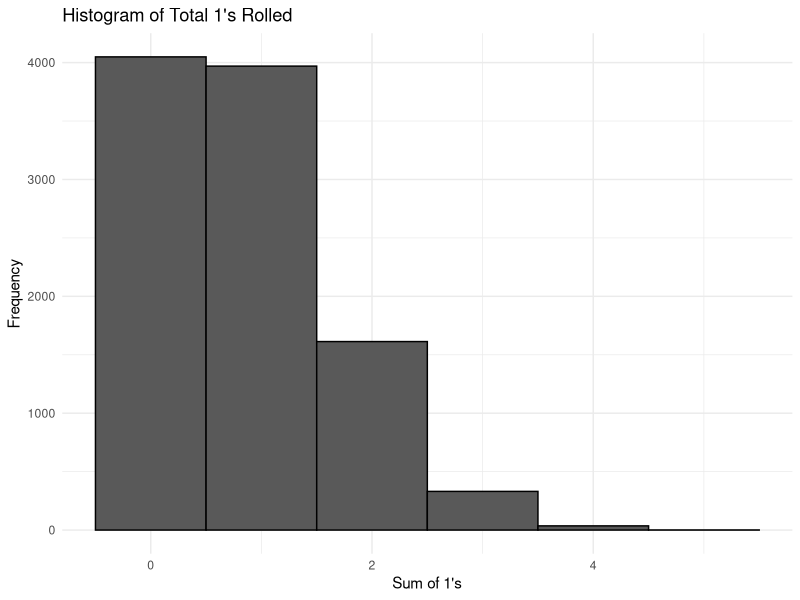
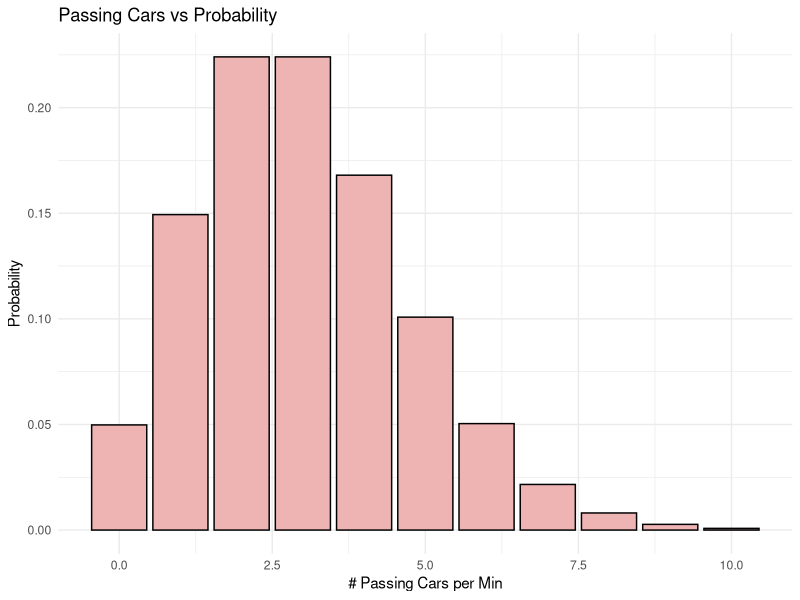

These charts were generated, in order, by the following R code:
## ---- chunk 1
library(ggplot2)
library(tidyverse)
## ---- chunk 2
defective <- 3/75
not_defective <- 1 - defective
k <- 6
probability <- (not_defective^(k - 1)) * defective
probability <- round(probability, 3)
cat("The probability of finding the first faulty bulb on the 6th test is", probability, "\n")
## ---- chunk 3
probability_b <- 1 - sum((not_defective^(1:4)) * defective)
probability_b <- round(probability_b, 3)
cat("Probability of taking at least four trials to find the first defective bulb:", probability_b, "\n")
## ---- chunk 4
probability_c <- sum((not_defective^(1:10)) * defective)
probability_c <- round(probability_c, 3)
cat("Probability of taking at most 10 trials to find the first defective bulb is", probability_c)
## ---- chunk 5
library(ggplot2) 
library(tidyverse)
set.seed(20220707)
X <- replicate(10000, sum(sample(1:6, 5, replace = TRUE) == 1)) 
dataX <- data.frame(X)
ggplot(dataX, aes(x = X))+
geom_histogram(binwidth = 1, color = "black") + labs(title = "Histogram of Total 1's Rolled", x = "Sum of 1's", y = "Frequency") + theme_minimal()
cat("Sample Mean: ", round(mean(X), 3), "\n", "Sample Variance: ", round(var(X),3))
## ---- chunk 6
library(ggplot2) 
library(tidyverse)
#using p(x)
congestionP <- round((1 - (ppois(5, 3))), 3)
cat("Probabilty of Congestion: ", congestionP, "\n")
#using d(x)
xVals <- (0:10)
probs <- dpois(xVals, 3)
dataC <- data.frame(cars = xVals, probability = probs) 
ggplot(dataC, aes(x = cars, y = probability)) +
geom_bar(stat = "identity", fill = "rosybrown2", color = "black") + labs(title = "Passing Cars vs Probability", x = "# Passing Cars per Min", y = "Probability") + theme_minimal()
## ---- chunk 7
library(ggplot2) 
library(tidyverse)
score <- round(pnorm(585, 500, 100), 3)
cat("Probability of 585 or less: ", score)
## ---- chunk 8
cat("Quartiles\n", "Lower: ", round(qnorm(0.25, 500, 100), 3), "\n", 
    "Median: ", round(qnorm(0.50, 500, 100), 3), "\n", 
    "Upper: ", round(qnorm(0.75, 500, 100), 3), "\n")
## ---- chunk 9
library(ggplot2)
library(tidyverse)
cat("P(A|B): ",
(((0.8)*(0.05)) / (0.23)))
